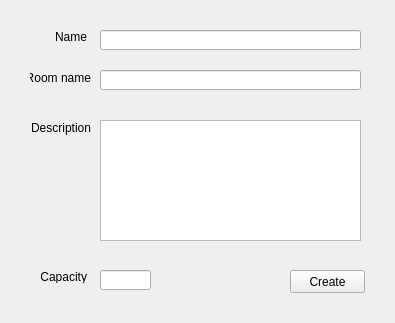
<?xml version="1.0" encoding="UTF-8"?>
<ui version="4.0">
 <class>Form</class>
 <widget class="QWidget" name="Form">
  <property name="geometry">
   <rect>
    <x>0</x>
    <y>0</y>
    <width>395</width>
    <height>323</height>
   </rect>
  </property>
  <property name="minimumSize">
   <size>
    <width>395</width>
    <height>323</height>
   </size>
  </property>
  <property name="maximumSize">
   <size>
    <width>395</width>
    <height>323</height>
   </size>
  </property>
  <property name="windowTitle">
   <string>Form</string>
  </property>
  <widget class="QLabel" name="label">
   <property name="geometry">
    <rect>
     <x>40</x>
     <y>30</y>
     <width>47</width>
     <height>13</height>
    </rect>
   </property>
   <property name="text">
    <string>Name</string>
   </property>
   <property name="alignment">
    <set>Qt::AlignRight|Qt::AlignTrailing|Qt::AlignVCenter</set>
   </property>
  </widget>
  <widget class="QLabel" name="label_2">
   <property name="geometry">
    <rect>
     <x>30</x>
     <y>70</y>
     <width>61</width>
     <height>16</height>
    </rect>
   </property>
   <property name="text">
    <string>Room name</string>
   </property>
   <property name="alignment">
    <set>Qt::AlignRight|Qt::AlignTrailing|Qt::AlignVCenter</set>
   </property>
  </widget>
  <widget class="QLabel" name="label_3">
   <property name="geometry">
    <rect>
     <x>30</x>
     <y>120</y>
     <width>61</width>
     <height>16</height>
    </rect>
   </property>
   <property name="text">
    <string>Description</string>
   </property>
   <property name="alignment">
    <set>Qt::AlignRight|Qt::AlignTrailing|Qt::AlignVCenter</set>
   </property>
  </widget>
  <widget class="QLabel" name="label_4">
   <property name="geometry">
    <rect>
     <x>40</x>
     <y>270</y>
     <width>47</width>
     <height>13</height>
    </rect>
   </property>
   <property name="text">
    <string>Capacity</string>
   </property>
   <property name="alignment">
    <set>Qt::AlignRight|Qt::AlignTrailing|Qt::AlignVCenter</set>
   </property>
  </widget>
  <widget class="QLineEdit" name="teacher_name_edit">
   <property name="geometry">
    <rect>
     <x>100</x>
     <y>30</y>
     <width>261</width>
     <height>20</height>
    </rect>
   </property>
  </widget>
  <widget class="QLineEdit" name="room_name_edit">
   <property name="geometry">
    <rect>
     <x>100</x>
     <y>70</y>
     <width>261</width>
     <height>20</height>
    </rect>
   </property>
  </widget>
  <widget class="QLineEdit" name="capacity_edit">
   <property name="geometry">
    <rect>
     <x>100</x>
     <y>270</y>
     <width>51</width>
     <height>20</height>
    </rect>
   </property>
  </widget>
  <widget class="QPushButton" name="create_button">
   <property name="geometry">
    <rect>
     <x>290</x>
     <y>270</y>
     <width>75</width>
     <height>23</height>
    </rect>
   </property>
   <property name="text">
    <string>Create</string>
   </property>
  </widget>
  <widget class="QTextEdit" name="textEdit">
   <property name="geometry">
    <rect>
     <x>100</x>
     <y>120</y>
     <width>261</width>
     <height>121</height>
    </rect>
   </property>
   <property name="html">
    <string>&lt;!DOCTYPE HTML PUBLIC &quot;-//W3C//DTD HTML 4.0//EN&quot; &quot;http://www.w3.org/TR/REC-html40/strict.dtd&quot;&gt;
&lt;html&gt;&lt;head&gt;&lt;meta name=&quot;qrichtext&quot; content=&quot;1&quot; /&gt;&lt;style type=&quot;text/css&quot;&gt;
p, li { white-space: pre-wrap; }
&lt;/style&gt;&lt;/head&gt;&lt;body style=&quot; font-family:'MS Shell Dlg 2'; font-size:8.25pt; font-weight:400; font-style:normal;&quot;&gt;
&lt;p style=&quot;-qt-paragraph-type:empty; margin-top:0px; margin-bottom:0px; margin-left:0px; margin-right:0px; -qt-block-indent:0; text-indent:0px;&quot;&gt;&lt;br /&gt;&lt;/p&gt;&lt;/body&gt;&lt;/html&gt;</string>
   </property>
  </widget>
 </widget>
 <resources/>
 <connections/>
</ui>
